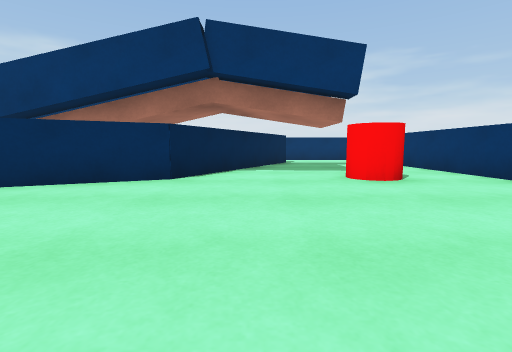
[1] (above)

24 first-person views from a walk through a scene from a Unity 3-D project. The camera is 0.59 m above the floor, tilts 6° down and sees 85° across. The floor is counted in squares, 1 m on a side. Each view is taken from the middle of a square. On the plan, view 1 faces up. The plan holds only what a view shows up to about 9 squares ahead; the rest is blank. The place goes on beyond the plan. Surface patterns are stand-ins for the level's own textures.

[2]
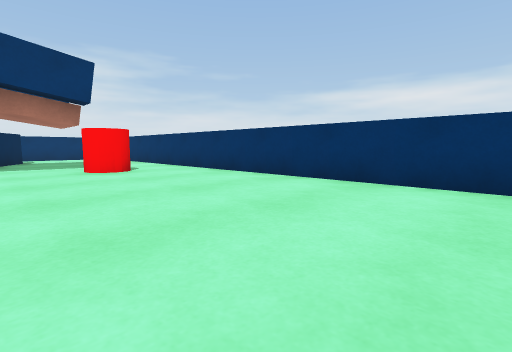

[3]
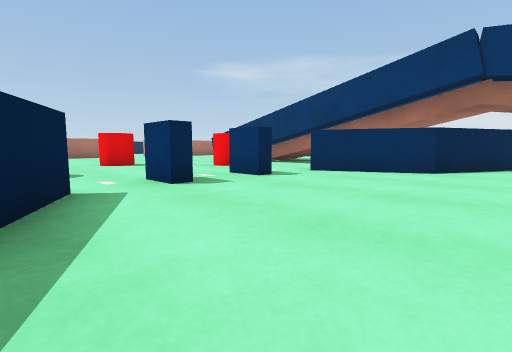

[4]
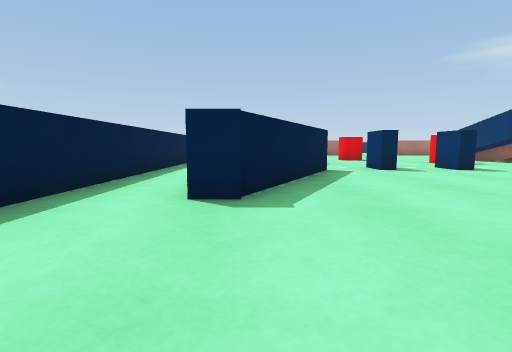

[5]
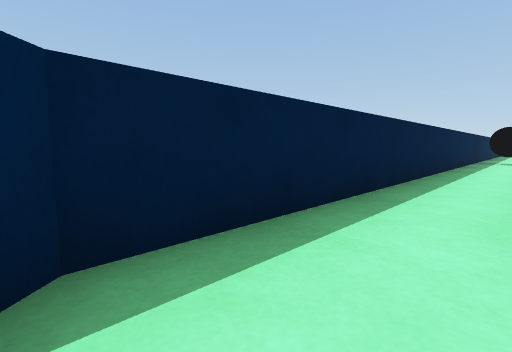

[6]
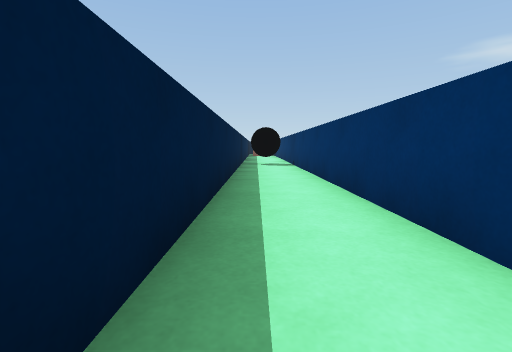

[7]
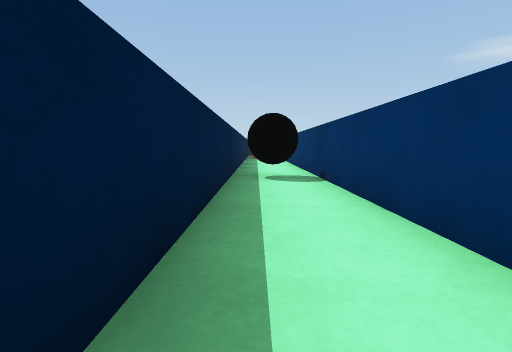

[8]
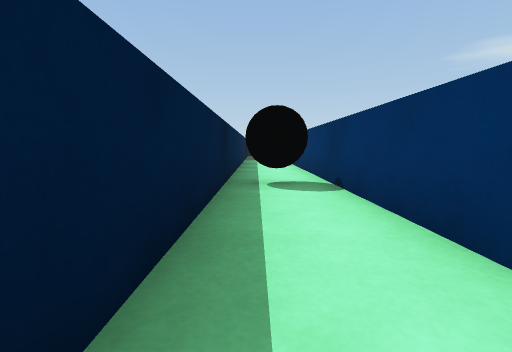

[9]
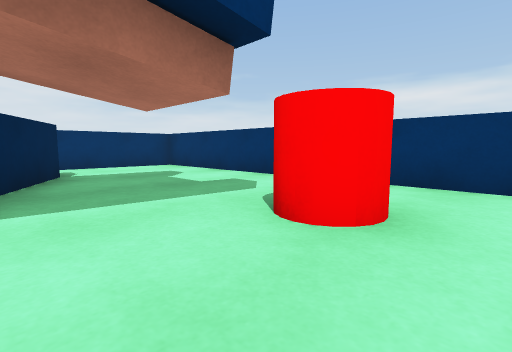

[10]
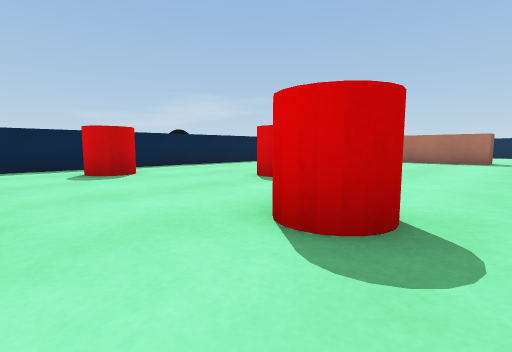

[11]
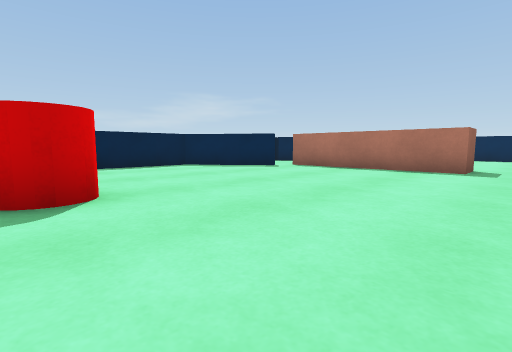

[12]
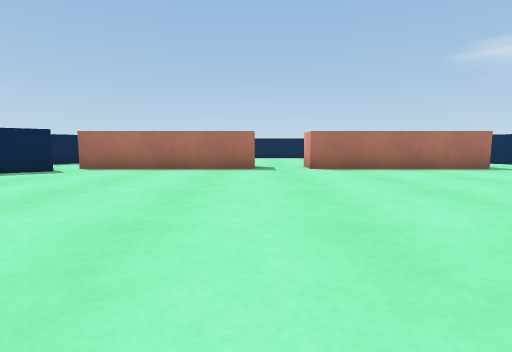

[13]
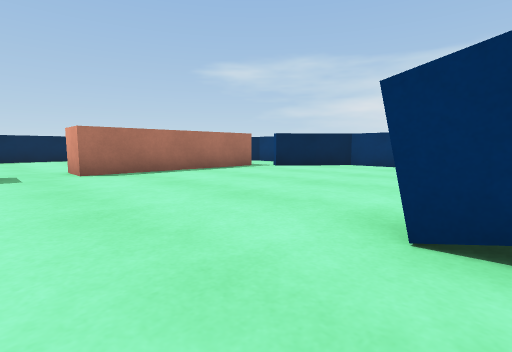

[14]
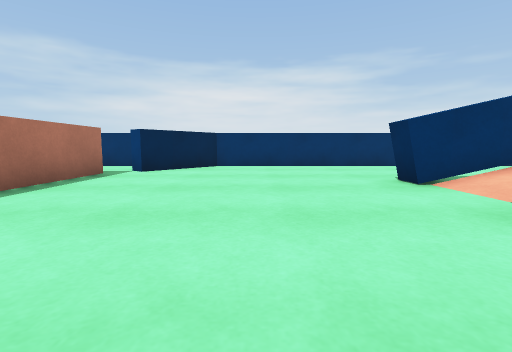

[15]
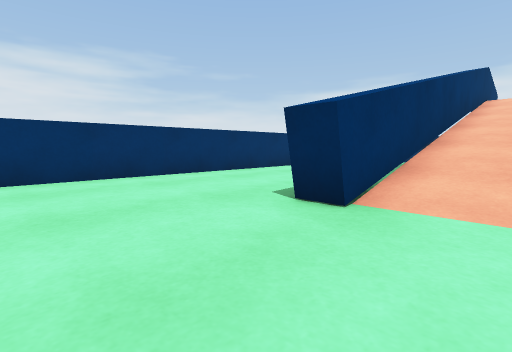

[16]
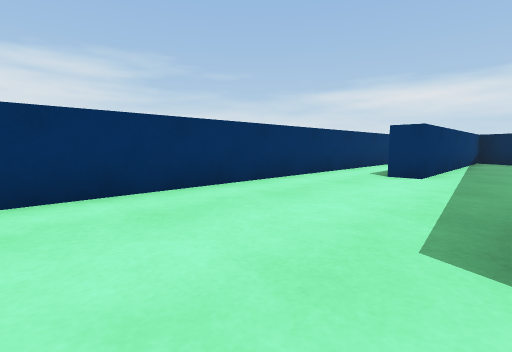

[17]
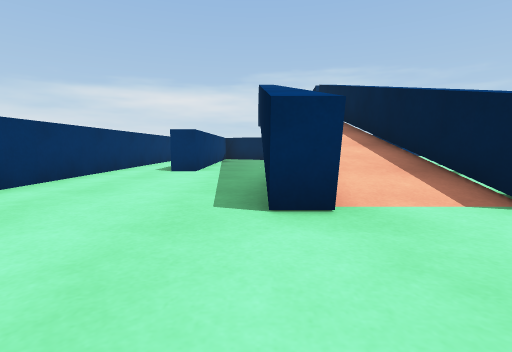

[18]
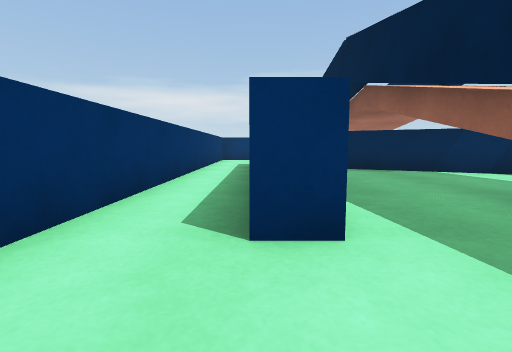

[19]
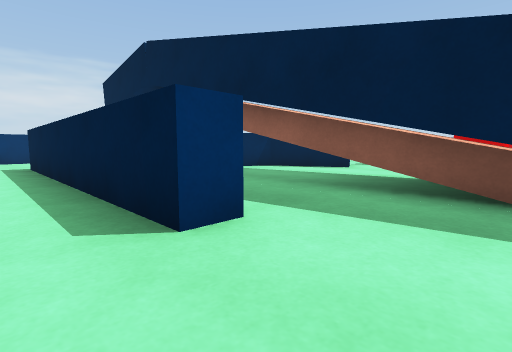

[20]
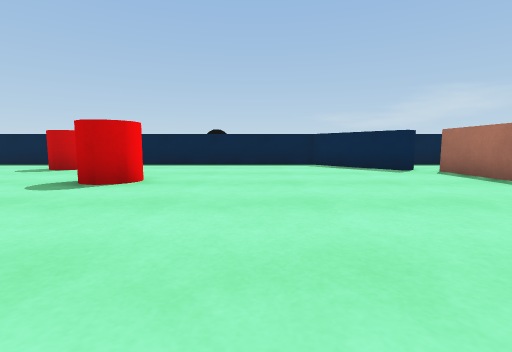

[21]
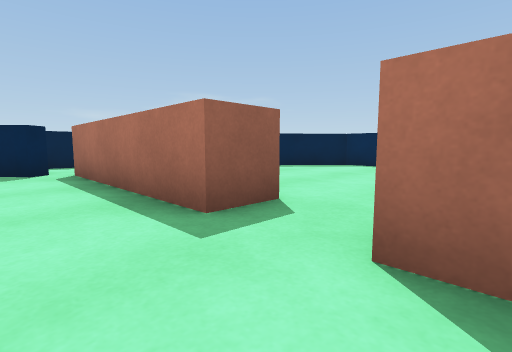

[22]
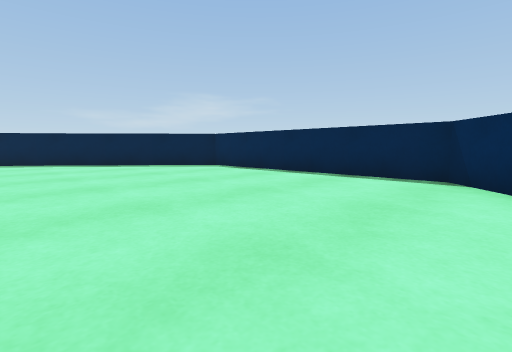

[23]
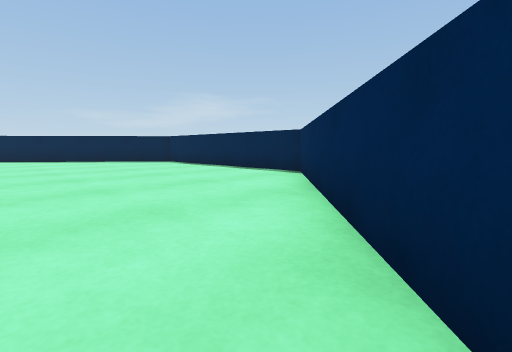

[24]
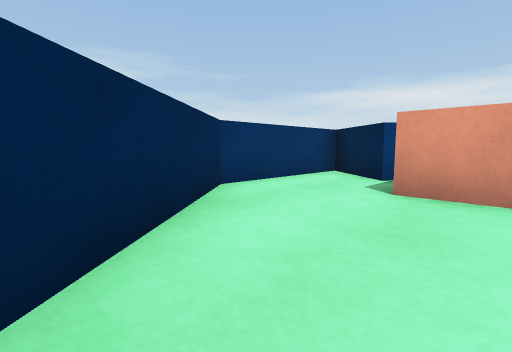

### Floor plan
Key: @ floor where view 1 was taken; # wall or solid block; x gap in a wall; . floor; / step, stairs or slope; C red cylinder; B black ball.
Columns run from 24 left of view 1 to 5 right of it. Each row starts with its distance up from view 1.
 13      #########################
 12     ##...#...................#
 11    ##...##........########...#
 10   ##...#................##...#
  9 ###....#......#######...#....#
  8 #......#......///////..##....#
  7 #......#......///////..#.....#
  6 #......#......#######.##..C..#
  5 #....................##...C..#
  4 #................C..##.......#
  3 #......#.....................#
  2 #......#.....................#
  1 ##.....#......CC.............#
  0  ##....##...........#...@....#
 -1   ##....##.......C..x........#
 -2    ###...#.......C..###......#
 -3      ###################....
 -4           ##############...
 -5          ....BB...........#
 -6          ##################

Where each view was taken, in squares from view 1:
view 1: 0 up, 0 right, facing up
view 2: 2 down, 0 right, facing up-right
view 3: 2 down, 0 right, facing up-left
view 4: 3 down, 3 right, facing left
view 5: 4 down, 2 right, facing down-left
view 6: 5 down, 1 left, facing left
view 7: 5 down, 5 left, facing left
view 8: 5 down, 6 left, facing left
view 9: 4 up, 0 right, facing up-right
view 10: 5 up, 5 left, facing down-left
view 11: 5 up, 9 left, facing down-left
view 12: 4 up, 9 left, facing left
view 13: 4 up, 10 left, facing up-left
view 14: 4 up, 13 left, facing up
view 15: 7 up, 13 left, facing up-right
view 16: 9 up, 12 left, facing up-right
view 17: 9 up, 13 left, facing right
view 18: 11 up, 8 left, facing right
view 19: 12 up, 8 left, facing down-right
view 20: 6 up, 12 left, facing down
view 21: 6 up, 15 left, facing down-left
view 22: 9 up, 18 left, facing down-left
view 23: 12 up, 18 left, facing down-left
view 24: 9 up, 21 left, facing up-right
